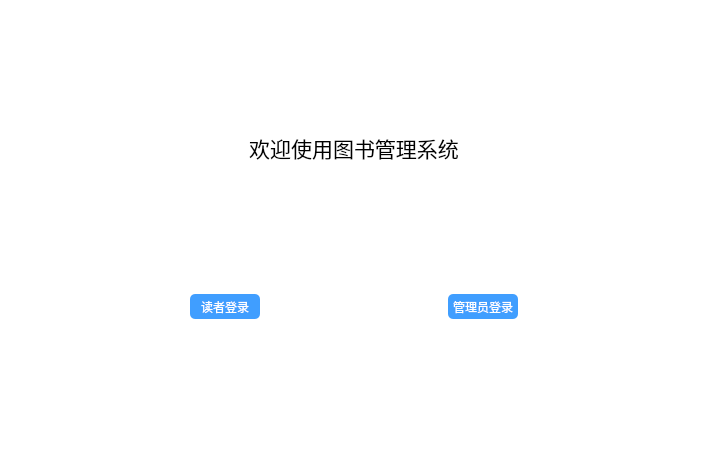
<?xml version="1.0" encoding="UTF-8"?>
<ui version="4.0">
 <class>MainWindow</class>
 <widget class="QStackedWidget" name="MainWindow">
  <property name="geometry">
   <rect>
    <x>0</x>
    <y>0</y>
    <width>708</width>
    <height>451</height>
   </rect>
  </property>
  <property name="windowTitle">
   <string>图书管理系统</string>
  </property>
  <property name="styleSheet">
   <string notr="true">QPushButton {
    border-radius: 5px;
    background-color: rgb(64, 158, 255);
    color: white;
    min-height: 25px;
    max-height: 25px;
    min-width: 70px;
    max-width: 70px;
}
QPushButton:hover {
    background-color: rgb(102, 177, 255);
}

#m_welcomeWidget {
    background-color: white;
}</string>
  </property>
  <widget class="QWidget" name="m_welcomeWidget">
   <layout class="QVBoxLayout" name="verticalLayout">
    <item>
     <spacer name="verticalSpacer">
      <property name="orientation">
       <enum>Qt::Vertical</enum>
      </property>
      <property name="sizeHint" stdset="0">
       <size>
        <width>20</width>
        <height>40</height>
       </size>
      </property>
     </spacer>
    </item>
    <item>
     <widget class="QLabel" name="label">
      <property name="font">
       <font>
        <family>黑体</family>
        <pointsize>16</pointsize>
       </font>
      </property>
      <property name="text">
       <string>欢迎使用图书管理系统</string>
      </property>
      <property name="alignment">
       <set>Qt::AlignCenter</set>
      </property>
     </widget>
    </item>
    <item>
     <spacer name="verticalSpacer_2">
      <property name="orientation">
       <enum>Qt::Vertical</enum>
      </property>
      <property name="sizeHint" stdset="0">
       <size>
        <width>20</width>
        <height>40</height>
       </size>
      </property>
     </spacer>
    </item>
    <item>
     <layout class="QHBoxLayout" name="horizontalLayout">
      <item>
       <spacer name="horizontalSpacer_2">
        <property name="orientation">
         <enum>Qt::Horizontal</enum>
        </property>
        <property name="sizeHint" stdset="0">
         <size>
          <width>40</width>
          <height>20</height>
         </size>
        </property>
       </spacer>
      </item>
      <item>
       <widget class="QPushButton" name="m_readerLoginButton">
        <property name="text">
         <string>读者登录</string>
        </property>
       </widget>
      </item>
      <item>
       <spacer name="horizontalSpacer">
        <property name="orientation">
         <enum>Qt::Horizontal</enum>
        </property>
        <property name="sizeHint" stdset="0">
         <size>
          <width>40</width>
          <height>20</height>
         </size>
        </property>
       </spacer>
      </item>
      <item>
       <widget class="QPushButton" name="m_administerLoginButton">
        <property name="text">
         <string>管理员登录</string>
        </property>
       </widget>
      </item>
      <item>
       <spacer name="horizontalSpacer_3">
        <property name="orientation">
         <enum>Qt::Horizontal</enum>
        </property>
        <property name="sizeHint" stdset="0">
         <size>
          <width>40</width>
          <height>20</height>
         </size>
        </property>
       </spacer>
      </item>
     </layout>
    </item>
    <item>
     <spacer name="verticalSpacer_3">
      <property name="orientation">
       <enum>Qt::Vertical</enum>
      </property>
      <property name="sizeHint" stdset="0">
       <size>
        <width>20</width>
        <height>40</height>
       </size>
      </property>
     </spacer>
    </item>
   </layout>
  </widget>
  <widget class="ReaderLoginWidget" name="m_readerLoginWidget"/>
  <widget class="AdministerLoginWidget" name="m_administerLoginWidget"/>
  <widget class="BorrowWidget" name="m_borrowWidget"/>
  <widget class="RegisterWidget" name="m_registerWidget"/>
  <widget class="AdminWidget" name="m_adminWidget"/>
  <widget class="AddBookWidget" name="m_addBookWidget"/>
 </widget>
 <customwidgets>
  <customwidget>
   <class>ReaderLoginWidget</class>
   <extends>QWidget</extends>
   <header>widget/readerloginwidget.h</header>
   <container>1</container>
  </customwidget>
  <customwidget>
   <class>AdministerLoginWidget</class>
   <extends>QWidget</extends>
   <header>widget/administerloginwidget.h</header>
   <container>1</container>
  </customwidget>
  <customwidget>
   <class>BorrowWidget</class>
   <extends>QWidget</extends>
   <header>widget/borrowwidget.h</header>
   <container>1</container>
  </customwidget>
  <customwidget>
   <class>RegisterWidget</class>
   <extends>QWidget</extends>
   <header>widget/registerwidget.h</header>
   <container>1</container>
  </customwidget>
  <customwidget>
   <class>AdminWidget</class>
   <extends>QWidget</extends>
   <header>widget/adminwidget.h</header>
   <container>1</container>
  </customwidget>
  <customwidget>
   <class>AddBookWidget</class>
   <extends>QWidget</extends>
   <header>widget/addbookwidget.h</header>
   <container>1</container>
  </customwidget>
 </customwidgets>
 <resources/>
 <connections/>
</ui>
